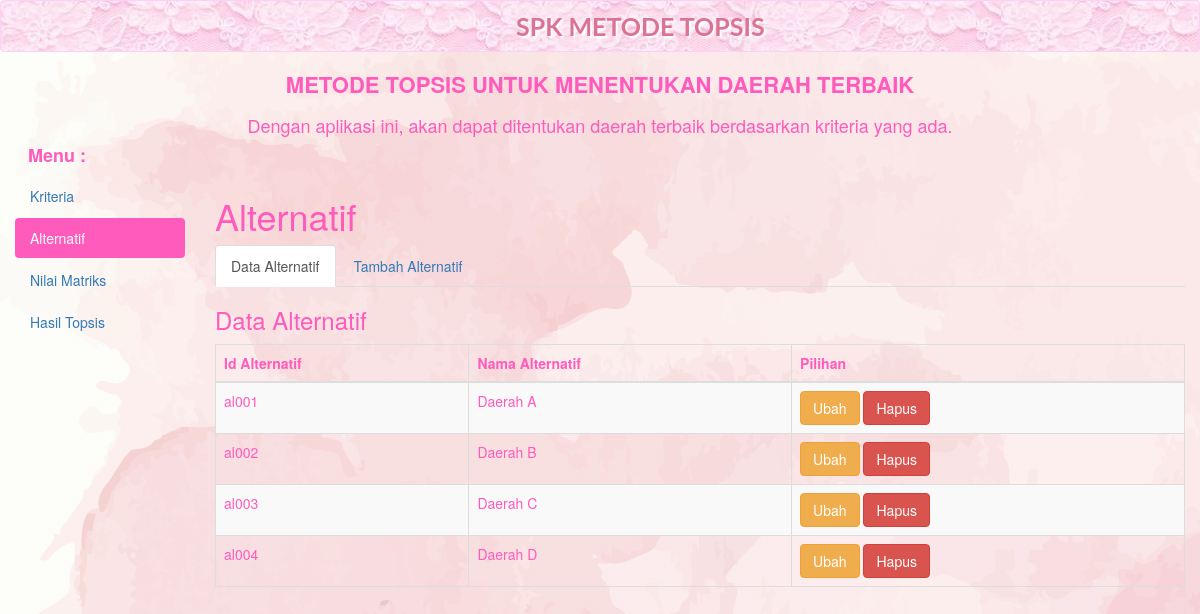
The app's page /?a=alternatif&k=alternatif with its own data.
### tables this page shows
CREATE TABLE IF NOT EXISTS `alternatif` (
  `id_alternatif` varchar(5) NOT NULL,
  `nm_alternatif` varchar(35) NOT NULL,
  PRIMARY KEY (`id_alternatif`)
);

### datakalternatif.php (the view)
<div class="box-header">
    <h3 class="box-title">Data Alternatif</h3>
</div>
<div class="table-responsive">
<table class="table table-bordered table-striped">
<thead>
<tr>
<th>Id Alternatif</th>
<th>Nama Alternatif</th>
<th>Pilihan</th>
</tr>
</thead>
<tbody>
<?php
include ("konfig/koneksi.php");
$s=mysqli_query($connect,"select * from alternatif order by id_alternatif ASC");
while($d=mysqli_fetch_assoc($s)){
?>
<tr>
<td><?php echo $d['id_alternatif']; ?></td>
<td><?php echo $d['nm_alternatif']; ?></td>
<td>
<a href="?a=alternatif&k=ubaha&id=<?php echo $d['id_alternatif']; ?>" class="btn btn-warning">Ubah</a>
<a href="hapusalternatif.php?id=<?php echo $d['id_alternatif']; ?>" class="btn btn-danger">Hapus</a>
</td>
</tr>
<?php
}
?>
</tbody>
</table>
</div>

### index.php (style rules this page uses)
body { background: url('131.jpg'); background-color : #fff; color: #ff5bbc; }

### records on screen
alternatif: id_alternatif "al001", nm_alternatif "Daerah A"
alternatif: id_alternatif "al002", nm_alternatif "Daerah B"
alternatif: id_alternatif "al003", nm_alternatif "Daerah C"
alternatif: id_alternatif "al004", nm_alternatif "Daerah D"
